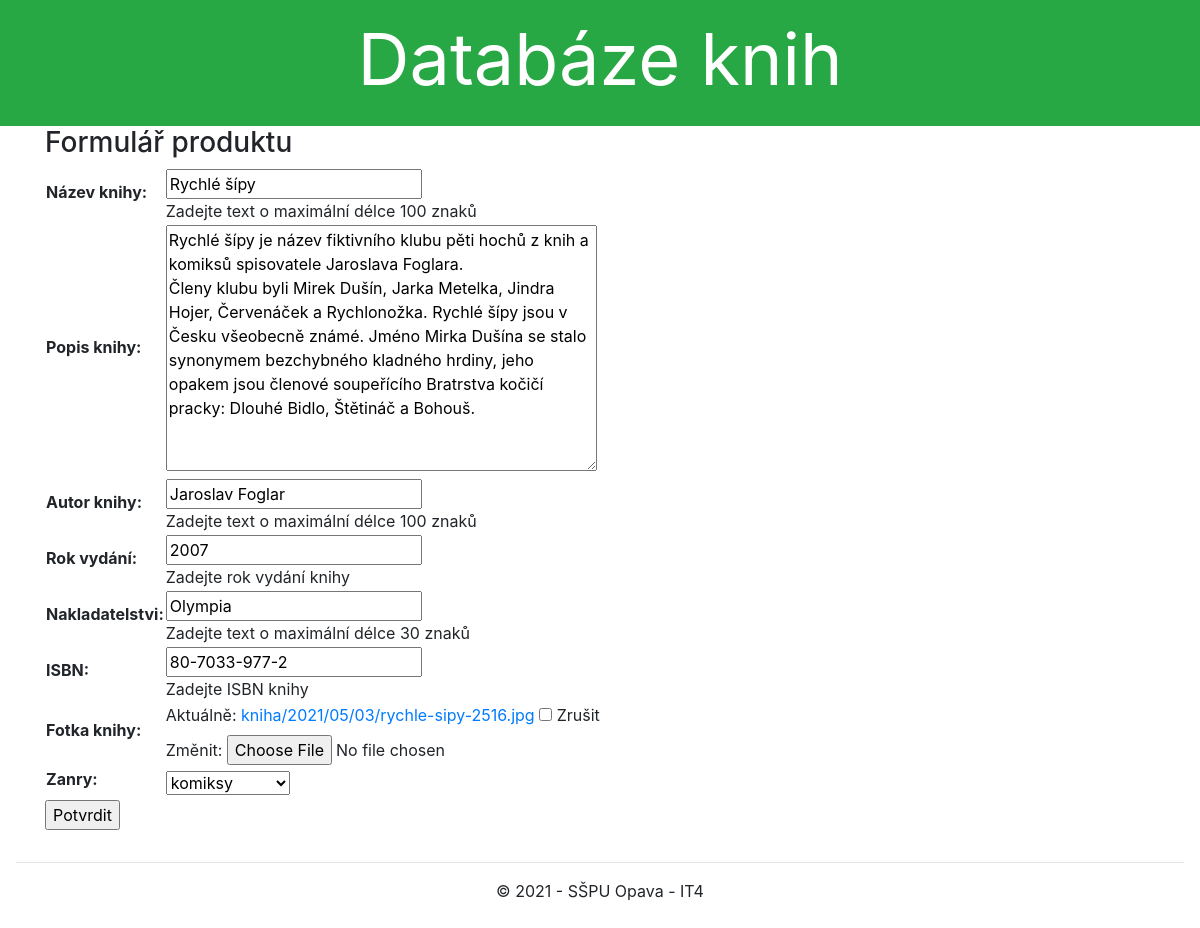
The page /knihy/kniha/1/update/ on the database its author committed.
### kniha/models.py (models this page shows, shortened)
class Knihy(models.Model):
    nazev = models.CharField(max_length=100, verbose_name="Název knihy", help_text='Zadejte text o maximální délce 100 znaků')
    popis = models.TextField(blank=True, null=True, verbose_name="Popis knihy")
    autor = models.CharField(max_length=100, null=True, verbose_name="Autor knihy",
                             help_text='Zadejte text o maximální délce 100 znaků')
    rok = models.IntegerField(null=True, help_text="Zadejte rok vydání knihy", verbose_name="Rok vydání")
    nakladatelstvi = models.CharField(max_length=30,blank=True, null=True, verbose_name="Nakladatelstvi",
                             help_text='Zadejte text o maximální délce 30 znaků')
    isbn = models.CharField(max_length=30,blank=True, null=True, verbose_name="ISBN",
                             help_text='Zadejte ISBN knihy')
    foto = models.ImageField(upload_to='kniha/%Y/%m/%d/', blank=True, null=True, verbose_name="Fotka knihy")
    zanry = models.ForeignKey(Zanry, on_delete=models.RESTRICT)
    class Meta:
        ordering = ["nazev"]
        verbose_name = 'Knihy'
        verbose_name_plural = 'Knihy'

### kniha/views.py (the view)
# urls.py: path('kniha/<int:pk>/update/', views.KnihaUpdate.as_view(), name='kniha-update'),
class KnihaUpdate(UpdateView):
    model = Knihy
    fields = '__all__' # Not recommended (potential security issue if more fields added)

### kniha/models.py (called while the page is built)
    def __str__(self):
        return f"{self.zanr}"

### kniha/templates/kniha/knihy_form.html (shortened to what this page needs)
{% extends 'base.html' %}
{% block content %}
  <h3>Formulář produktu</h3>
  <form action="" method="post" enctype="multipart/form-data">
    <table>
    {{ form.as_table }}
    </table>
    <input type="submit" value="Potvrdit">
  </form>
{% endblock %}

### rows shown on the page
Knihy: nazev "Rychlé šípy", popis "Rychlé šípy je název fiktivního klubu pěti hochů z knih a komiksů spisovatele Jaroslava Foglara. Členy klubu byli Mirek Dušín, Jarka Metelka, Jindra Hojer, Červenáček a Rychlonožka. Rychlé šípy jsou v Česku všeobecně známé. Jméno Mirka Dušína se stalo synonymem bezchybného kladného hrdiny, jeho opakem jsou členové soupeřícího Bratrstva kočičí pracky: Dlouhé Bidlo, Štětináč a Bohouš.", autor "Jaroslav Foglar", rok "2007", nakladatelstvi "Olympia", isbn "80-7033-977-2", zanry "komiksy"
